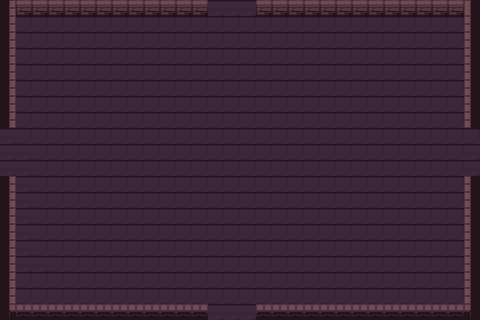

Tiled map render using the project's own tile images. Description and the whole map definition, tile-layer contents included, below:
An orthogonal 30x20 tile map with 16x16 px tiles, 1 tile layer (Capa de patrones 1).

<map version="1.10" tiledversion="1.11.2" orientation="orthogonal" renderorder="right-down" width="30" height="20" tilewidth="16" tileheight="16" infinite="0" nextlayerid="2" nextobjectid="1">
 <tileset firstgid="1" source="Mapa1.tsx" />
 <layer id="1" name="Capa de patrones 1" width="30" height="20">
  <data encoding="csv">
1,4,4,4,4,4,4,4,4,4,4,4,4,14,14,14,4,4,4,4,4,4,4,4,4,4,4,4,4,16,
1,13,13,13,13,13,13,13,13,13,13,13,13,13,13,13,13,13,13,13,13,13,13,13,13,13,13,13,13,26,
1,13,13,13,13,13,13,13,13,13,13,13,13,13,13,13,13,13,13,13,13,13,13,13,13,13,13,13,13,26,
1,13,13,13,13,13,13,13,13,13,13,13,13,13,13,13,13,13,13,13,13,13,13,13,13,13,13,13,13,26,
1,13,13,13,13,13,13,13,13,13,13,13,13,13,13,13,13,13,13,13,13,13,13,13,13,13,13,13,13,26,
1,13,13,13,13,13,13,13,13,13,13,13,13,13,13,13,13,13,13,13,13,13,13,13,13,13,13,13,13,26,
1,13,13,13,13,13,13,13,13,13,13,13,13,13,13,13,13,13,13,13,13,13,13,13,13,13,13,13,13,26,
1,13,13,13,13,13,13,13,13,13,13,13,13,13,13,13,13,13,13,13,13,13,13,13,13,13,13,13,13,26,
14,13,13,13,13,13,13,13,13,13,13,13,13,13,13,13,13,13,13,13,13,13,13,13,13,13,13,13,13,13,
14,14,13,13,13,13,13,13,13,13,13,13,13,13,13,13,13,13,13,13,13,13,13,13,13,13,13,13,13,14,
14,14,13,13,13,13,13,13,13,13,13,13,13,13,13,13,13,13,13,13,13,13,13,13,13,13,13,13,13,14,
21,14,13,13,13,13,13,13,13,13,13,13,13,13,13,13,13,13,13,13,13,13,13,13,13,13,13,13,13,26,
21,14,13,13,13,13,13,13,13,13,13,13,13,13,13,13,13,13,13,13,13,13,13,13,13,13,13,13,13,26,
1,14,13,13,13,13,13,13,13,13,13,13,13,13,13,13,13,13,13,13,13,13,13,13,13,13,13,13,13,26,
1,14,13,13,13,13,13,13,13,13,13,13,13,13,13,13,13,13,13,13,13,13,13,13,13,13,13,13,13,26,
1,14,13,13,13,13,13,13,13,13,13,13,13,13,13,13,13,13,13,13,13,13,13,13,13,13,13,13,13,26,
1,14,14,13,13,13,13,13,13,13,13,13,13,13,13,13,13,13,13,13,13,13,13,13,13,13,13,13,13,26,
1,13,13,13,13,13,13,13,13,13,13,13,13,13,13,13,13,13,13,13,13,13,13,13,13,13,13,13,13,26,
1,13,13,13,13,13,13,13,13,13,13,13,13,13,13,13,13,13,13,13,13,13,13,13,13,13,13,13,13,26,
41,44,44,44,44,44,44,44,44,44,44,44,44,14,14,14,44,44,44,44,44,44,44,44,44,44,44,44,44,46
</data>
 </layer>
</map>
